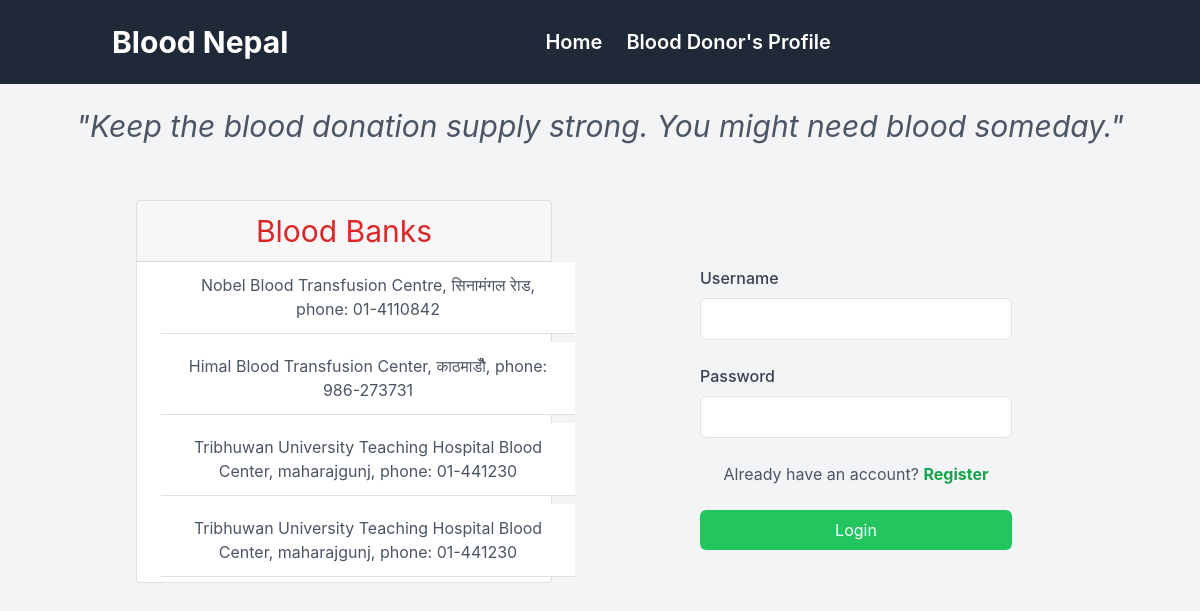
The page / on the database its author committed.
### blood_banks/models.py (models this page shows, shortened)
class BloodBanks(models.Model):
    added_by_user = models.ForeignKey(User, on_delete=models.CASCADE, null= True)
    blood_bank_name = models.CharField(max_length=100)
    blood_bank_location = models.CharField(max_length=50)
    blood_bank_phone = models.CharField(max_length=10)

### blood_banks/views.py (the view)
# urls.py: path('', BanksDetailView.as_view(), name='detail' ),
class BanksDetailView(ListView):
    template_name = 'profile/home.html'
    model = BloodBanks
    context_object_name = 'bankdetails'
    def get_context_data(self, **kwargs):
        context = super().get_context_data(**kwargs)
        context['username'] = self.request.user.username
        return context

### profile_/templates/profile/home.html (shortened to what this page needs)
{% extends 'profile/base.html' %}
{% load crispy_forms_tags %}
{% block body %}
  <section class="text-gray-600 body-font bg-gray-100 min-h-screen">
    <div class='flex justify-center items-center py-4'>
      <i class='text-xl md:text-2xl lg:text-3xl text-gray-600'>"Keep the blood donation supply strong. You might need blood someday."</i>
    </div>
    <div class="container mx-auto flex flex-wrap px-5 py-6 items-center">
      <div class="w-full md:w-1/2 md:pr-12 mb-10 md:mb-0 pb-10 border-b md:border-b-0 border-gray-800">
        <div class="mt-2">
            <div class="card text-center space-x-6">
                <div class="text-xl md:text-2xl lg:text-3xl card-header text-red-600 relative">
                    Blood Banks
                </div>
                <div class="flex justify-center items-center w-full h-80 overflow-y-auto">
                    <ul class="list-group list-group-flush p-0 m-0">
                        {% for bank in bankdetails %}
                        <li class="list-group-item mb-2">
                            {{ bank.blood_bank_name }}, {{ bank.blood_bank_location }}, phone: {{ bank.blood_bank_phone }}
                        </li>
                        {% empty %}
                        <li class="list-group-item mb-2">No blood banks found.</li>
                        {% endfor %}
                    </ul>
                </div>
            </div>
        </div>
    </div>
      {% if user.is_authenticated %}
      <div class="w-full md:w-1/2 md:pl-12">
          {% include 'profile/display_message.html' %}
        <div class="flex flex-col md:flex-row items-start px-4 md:px-12 py-8 mb-6 space-y-4 md:space-y-0 md:space-x-8">
          <div class="flex-1">
            <strong class="text-sm md:text-2xl lg:text-3xl text-teal-600">
              WE
            </strong>
            <p class="text-base md:text-lg lg:text-xl mt-2">
              aim to connect the <strong> Donor </strong> and <strong> Receiver </strong> directly without any intervention for fresh blood requirements.
            </p>
          </div>
          <div class="flex flex-col space-y-2">
            <a href="{% url 'blog' %}" class="hover:text-red-500 text-xl font-semibold">
              <button class="btn btn-info px-4 py-2 rounded-md text-white hover:bg-blue-600">
                Read Blogs
              </button>
            </a>
            <a href="{% url 'write_blog' %}" class="hover:text-red-500 text-xl font-semibold">
              <button class="btn btn-info px-4 py-2 rounded-md text-white hover:bg-blue-600">
                 Write Blogs
              </button>
            </a>
          </div>
        </div>
      </div>
            </div>
        </div>
      {% else %}
        {% block login_form %}
          <div class="w-full md:w-1/2 md:pl-12">
            <div class="text-base flex flex-col items-center">
              <form method="post" action="{% url 'login' %}" enctype="multipart/form-data" class="w-full md:w-3/4">
                <div class="mb-4">
                  <label for="username" class="block text-gray-700 font-medium mb-2">Username</label>
                  <input type="text" id="username" name="username" class="w-full border border-gray-300 py-2 px-3 rounded-md focus:outline-none focus:ring-2 focus:ring-green-500" required />
                </div>
                <div class="mb-4">
                  <label for="password" class="block text-gray-700 font-medium mb-2">Password</label>
                  <input type="password" id="password" name="password" class="w-full border border-gray-300 py-2 px-3 rounded-md focus:outline-none focus:ring-2 focus:ring-green-500" required />
                </div>
                <p class="text-center mb-4">
                  Already have an account? <a href="{% url 'register_user' %}" class="text-green-600 font-medium"><strong>Register</strong></a>
                </p>
                <button type="submit" class="w-full bg-green-500 text-white py-2 px-4 rounded-md hover:bg-green-600 focus:outline-none focus:ring-2 focus:ring-green-500">Login</button>
              </form>
            </div>
          </div>
        {% endblock %}
      {% endif %}
    </div>
  </section>
{% endblock %}

### rows shown on the page
BloodBanks: blood_bank_name "Nobel Blood Transfusion Centre", blood_bank_location "सिनामंगल राेड", blood_bank_phone "01-4110842"
BloodBanks: blood_bank_name "Himal Blood Transfusion Center", blood_bank_location "काठमाडौँ", blood_bank_phone "986-273731"
BloodBanks: blood_bank_name "Tribhuwan University Teaching Hospital Blood Center", blood_bank_location "maharajgunj", blood_bank_phone "01-441230"
BloodBanks: blood_bank_name "Tribhuwan University Teaching Hospital Blood Center", blood_bank_location "maharajgunj", blood_bank_phone "01-441230"
